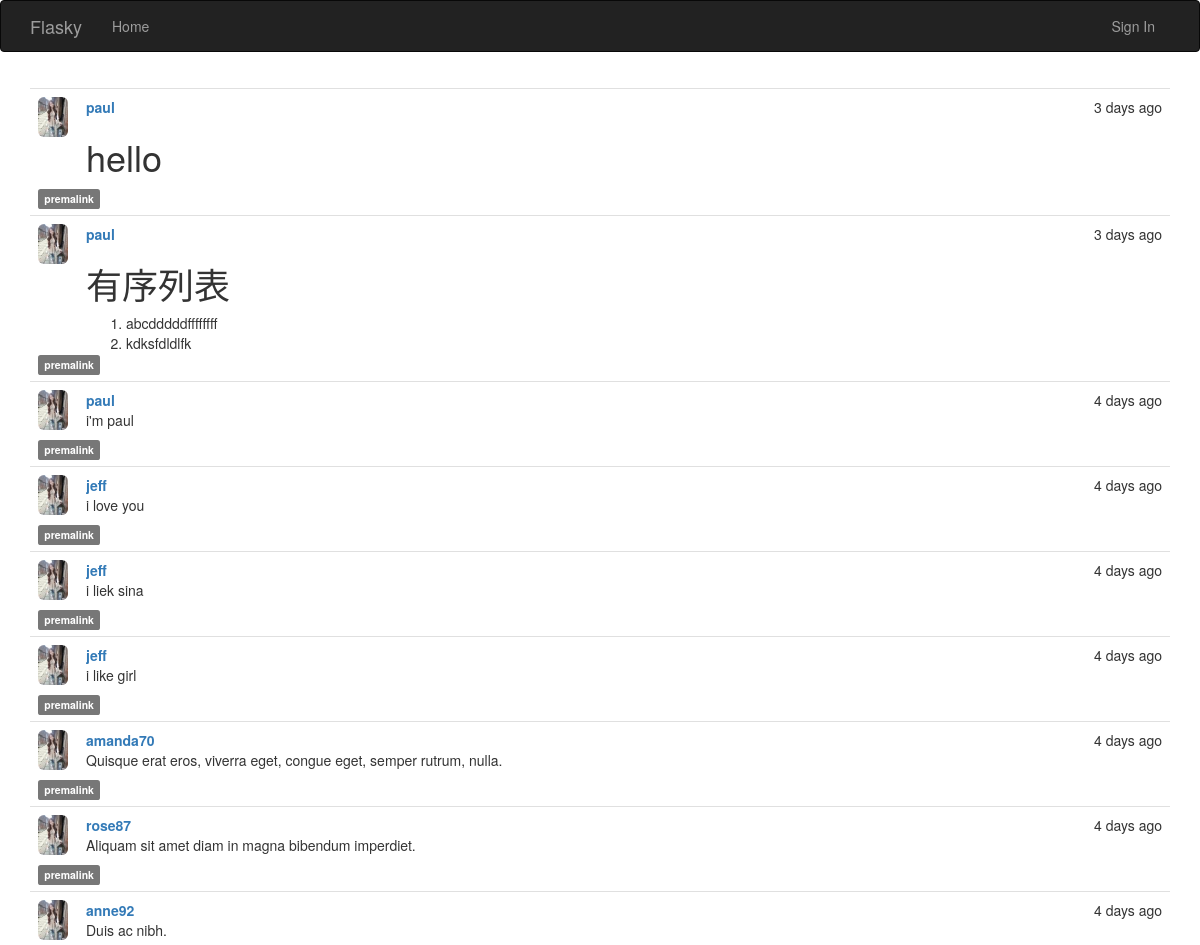
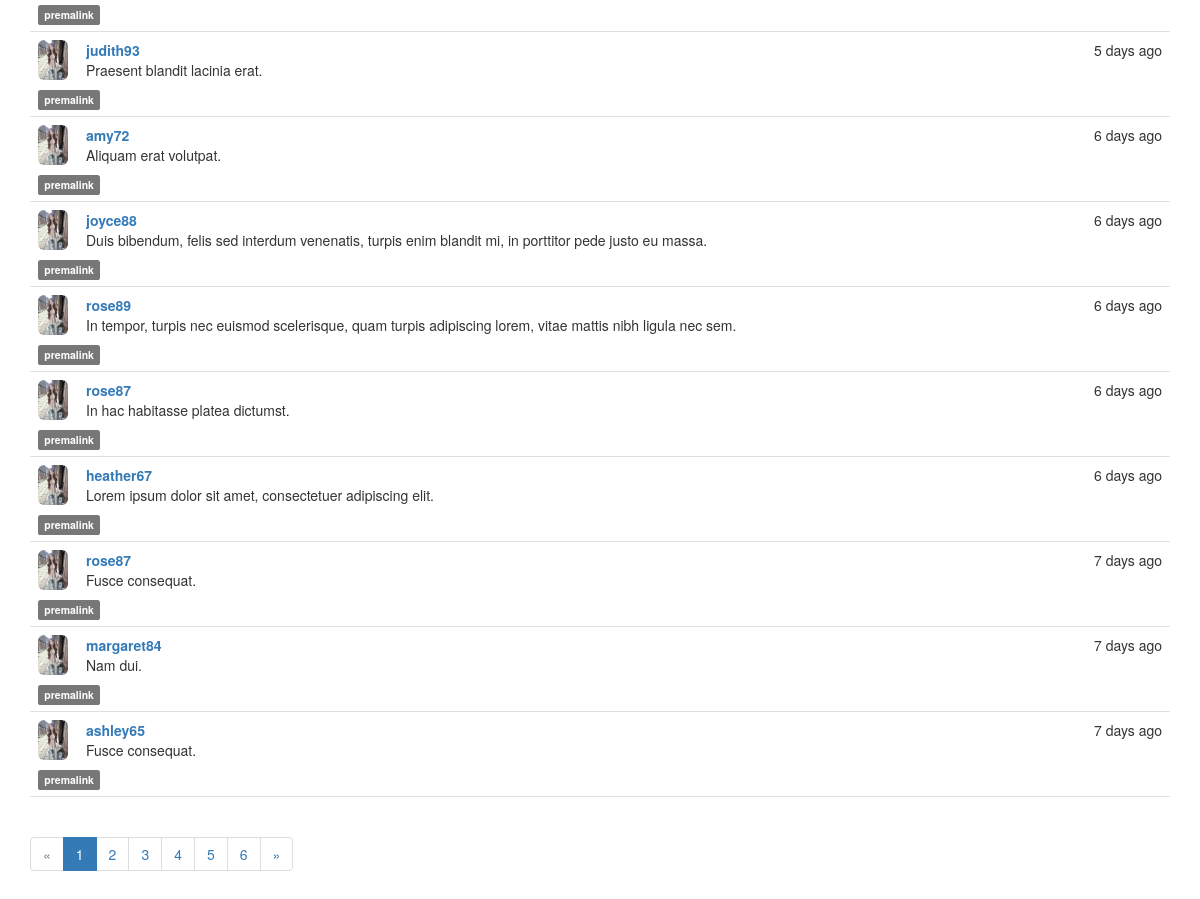
The page / on the database its author committed (2 pictures, top to bottom).
### app/models.py (models this page shows, shortened)
class Post(db.Model):
    __tablename__='posts'
    id=db.Column(db.Integer,primary_key=True)
    body_html=db.Column(db.Text)
    body=db.Column(db.Text)
    timestamp=db.Column(db.DateTime,default=datetime.utcnow)
    author_id=db.Column(db.Integer,db.ForeignKey('users.id'))

class User(db.Model,UserMixin):
    __tablename__ = 'users'
    id = db.Column(db.Integer, primary_key=True)
    email=db.Column(db.String(64),unique=True,index=True)
    username = db.Column(db.String(64), unique=True, index=True)
    name=db.Column(db.String(64))
    location=db.Column(db.String(64))
    about_me=db.Column(db.Text())
    member_since=db.Column(db.DateTime(),default=datetime.utcnow)
    last_seen=db.Column(db.DateTime(),default=datetime.utcnow)
    password_hash=db.Column(db.String(128))
    role_id = db.Column(db.Integer, db.ForeignKey('roles.id'))
    confirmed = db.Column(db.Boolean, default=False)
    upload_picture=db.Column(db.Boolean,default=False)
    posts=db.relationship('Post',backref='author',lazy='dynamic')
    followed = db.relationship('Follow',
        foreign_keys=[Follow.follower_id],
        backref=db.backref('follower', lazy='joined'),
        lazy='dynamic',
        cascade='all, delete-orphan')
    followers = db.relationship('Follow',
        foreign_keys=[Follow.followed_id],
        backref=db.backref('followed', lazy='joined'),
        lazy='dynamic',
        cascade='all, delete-orphan')
    def picture_url(self):
        if os.path.isfile('app\\static\\picture\\{}.jpg'.format(self.username)):
            return url_for('static',filename='picture/{}.jpg'.format(self.username),_external=True)
        return url_for('static',filename='picture/{}.jpg'.format('default'),_external=True)
    @property
    def password(self):
        raise AttributeError('password not readable')

### app/main/views.py (the view)
@main.route('/',methods=['GET','POST'])
def index():
    form=PostArticle()
    page = request.args.get('page', 1, type=int)
    pagination = Post.query.order_by(Post.timestamp.desc()).paginate(
    page, per_page=current_app.config['FLASKY_POSTS_PER_PAGE'],
        error_out=False)
    posts = pagination.items
    if form.validate_on_submit():
        p=Post(body=form.text.data,author_id=current_user.id)
        db.session.add(p)
        return redirect('/')
    return render_template('index.html',form=form,utctime=datetime.utcnow(),posts=posts,pagination=pagination)

### app/auth/__init__.py (called while the page is built)
@auth.before_app_request
def before_request():
    if current_user.is_authenticated:
        current_user.ping()
    if current_user.is_authenticated and not current_user.confirmed and request.endpoint[:5]!='auth.':
        return redirect(url_for('auth.unconfirm',username=current_user.username))

### app/main/__init__.py (called while the page is built)
@main.app_context_processor
def inject_permissions():
    return dict(Permission=Permission)

### app/models.py (called while the page is built)
    def can(self, permissions):
        return False

    def is_administrator(self):
        return False

### app/templates/index.html (shortened to what this page needs)
{% extends 'base.html' %}
{% import 'bootstrap/wtf.html' as wtf %}
{% import '_macros.html' as macros %}
{% block page_content -%}
{% include '_post.html' %}
<div class="pagination">
{{ macros.pagination_widget(pagination, '.index') }}
</div>
{% endblock page_content -%}

### app/templates/_post.html (shortened to what this page needs)
<ul class="posts">
    {% for post in posts %}
    <li class="post">
        <div class="profile-thumbnail">
            <a href="{{ url_for('.profile', username=post.author.username) }}">
                <img class="img-rounded profile-thumbnail" src="{{ post.author.picture_url() }}" width="30" height="40"/>
            </a>
        </div>
        <div class="post-content">
        <div class="post-date">{{ moment(post.timestamp).fromNow() }}</div>
        <div class="post-author">
            <a href="{{ url_for('.profile', username=post.author.username) }}">
                {{ post.author.username }}
            </a>
        </div>
        <div class="post-body">
            {%- if post.body_html -%}
            {{ post.body_html|safe }}
            {%- else %}
            {{ post.body }}
            {%- endif %}
        </div>
        </div>
        <div class="post-footer">
            <a href="{{ url_for('.post',id=post.id) }}"><span class="label label-default">premalink</span></a>
        </div>
    </li>
    {% endfor %}
</ul>

### app/static/style.css (style rules this page uses)
.profile-thumbnail { position: absolute; }
ul.posts { list-style-type: none; padding: 0px; margin: 16px 0px 0px 0px; border-top: 1px solid #e0e0e0; }
ul.posts li.post { padding: 8px; border-bottom: 1px solid #e0e0e0; }
div.post-date { float: right; position: positive; }
div.post-author { font-weight: bold; position: positive; }
div.post-content { margin-left: 48px; min-height: 48px; }

### rows shown on the page
Post: timestamp "3 days ago", author.username "paul", body_html "hello"
Post: timestamp "3 days ago", author.username "paul", body_html "有序列表 abcdddddffffffff kdksfdldlfk"
Post: timestamp "4 days ago", author.username "paul", body "i'm paul"
Post: timestamp "4 days ago", author.username "jeff", body "i love you"
Post: timestamp "4 days ago", author.username "jeff", body "i liek sina"
Post: timestamp "4 days ago", author.username "jeff", body "i like girl"
Post: timestamp "4 days ago", author.username "amanda70", body "Quisque erat eros, viverra eget, congue eget, semper rutrum, nulla."
Post: timestamp "4 days ago", author.username "rose87", body "Aliquam sit amet diam in magna bibendum imperdiet."
Post: timestamp "4 days ago", author.username "anne92", body "Duis ac nibh."
Post: timestamp "5 days ago", author.username "judith93", body "Praesent blandit lacinia erat."
Post: timestamp "6 days ago", author.username "amy72", body "Aliquam erat volutpat."
Post: timestamp "6 days ago", author.username "joyce88", body "Duis bibendum, felis sed interdum venenatis, turpis enim blandit mi, in porttitor pede justo eu massa."
Post: timestamp "6 days ago", author.username "rose89", body "In tempor, turpis nec euismod scelerisque, quam turpis adipiscing lorem, vitae mattis nibh ligula nec sem."
Post: timestamp "6 days ago", author.username "rose87", body "In hac habitasse platea dictumst."
Post: timestamp "6 days ago", author.username "heather67", body "Lorem ipsum dolor sit amet, consectetuer adipiscing elit."
Post: timestamp "7 days ago", author.username "rose87", body "Fusce consequat."
Post: timestamp "7 days ago", author.username "margaret84", body "Nam dui."
Post: timestamp "7 days ago", author.username "ashley65", body "Fusce consequat."

### other values the page prints
{{ p }} "1"
{{ p }} "2" "3" "4" "5" "6"
